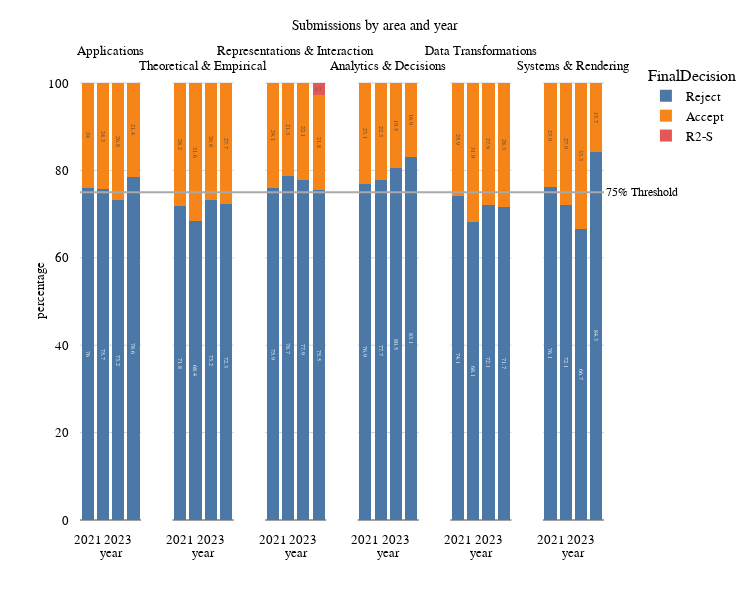

Notebook cell for this chart:
### Markdown cell above
#### Acceptance Rates in Areas

### Code cell
recent_submissions = submissions[submissions['year'] != 2020]
tmptotal = (recent_submissions
    .value_counts(['Area', 'year'])
    .reset_index()
    .rename(columns = {'count': 'total'})
)
tmp = (recent_submissions
    .value_counts(['Area', 'FinalDecision', 'year'])
    .reset_index()
    # .rename(columns = {0: 'count'})
)
tmpfinal = pd.merge(left=tmp, right=tmptotal, on=['Area','year'])
tmpfinal['percentage']= round(tmpfinal['count']/tmpfinal['total'] *1000)/10.0
fig = px.bar(tmpfinal,
    x = 'year',
    y = 'percentage',
    barmode = 'stack',
    orientation = 'v',
    color = 'FinalDecision',
    text = 'percentage',
    custom_data = ['FinalDecision'],
    facet_col='Area',
    category_orders = {"year": [2021,2022, 2023, 2024]},
    facet_col_spacing=0.06, # default is 0.03
    ).update_layout(
        title = 'Submissions by area and year',
        xaxis_title = 'year',
        legend=dict(
            yanchor="top",
            y=1,  # Adjust legends y-position
            xanchor="left",
            x=1.08,  # ... and x-position to avoid overlapping
        ),
        **aspect(0.8)
    ).update_xaxes(type='category').update_traces(
        hovertemplate = '%{y}% of submissions in %{x} have decision %{customdata[0]}<extra></extra>',
    )
fig.for_each_annotation(lambda a: a.update(text=a.text.split("=")[-1]))
for i,a in enumerate(fig.layout.annotations):
    if (i%2):
        a.update(yshift=-15)

# Add horizontal line at 75% for each subplot
fig.add_shape(
    type="line",
    x0=0, x1=1,  # from the left to the right of the plot
    y0=75, y1=75,  # at y = 75% on the y-axis
    xref='paper',  # relative to the entire plot width
    yref='y',  # relative to the y-axis
    line=dict(color="Darkgray", width=2),
)
# Add a label next to the line at 75%
fig.add_annotation(
    x=1,  # Position near the end of the plot (right side)
    y=75,  # Position at 75% on the y-axis
    xref='paper',  # Relative to the entire plot width
    yref='y',  # Relative to the y-axis
    text="75% Threshold",  # The label text
    showarrow=False,  # No arrow, just text
    font=dict(size=12, color="Black"),  # Customize the font size and color
    xanchor='left',  # Anchor the text to the left side of the x-position
    yanchor='middle'  # Center the text vertically on the y-position
)
fig.show(config=config)

### Figure 1 — Plotly figure (JSON) as saved in the notebook; plotly's stock layout.template omitted (floating-point values rounded to 4 significant figures)
{"data": [{"alignmentgroup": "True", "customdata": [["Reject"], ["Reject"], ["Reject"], ["Reject"]], "hovertemplate": "%{y}% of submissions in %{x} have decision %{customdata[0]}<extra></extra>", "legendgroup": "Reject", "marker": {"color": "#4C78A8", "pattern": {"shape": ""}}, "name": "Reject", "offsetgroup": "Reject", "orientation": "v", "showlegend": true, "text": [78.6, 73.2, 75.7, 76], "textposition": "auto", "type": "bar", "x": [2024, 2023, 2022, 2021], "xaxis": "x", "y": [78.6, 73.2, 75.7, 76], "yaxis": "y"}, {"alignmentgroup": "True", "customdata": [["Reject"], ["Reject"], ["Reject"], ["Reject"]], "hovertemplate": "%{y}% of submissions in %{x} have decision %{customdata[0]}<extra></extra>", "legendgroup": "Reject", "marker": {"color": "#4C78A8", "pattern": {"shape": ""}}, "name": "Reject", "offsetgroup": "Reject", "orientation": "v", "showlegend": false, "text": [73.2, 72.3, 68.4, 71.8], "textposition": "auto", "type": "bar", "x": [2023, 2024, 2022, 2021], "xaxis": "x2", "y": [73.2, 72.3, 68.4, 71.8], "yaxis": "y2"}, {"alignmentgroup": "True", "customdata": [["Reject"], ["Reject"], ["Reject"], ["Reject"]], "hovertemplate": "%{y}% of submissions in %{x} have decision %{customdata[0]}<extra></extra>", "legendgroup": "Reject", "marker": {"color": "#4C78A8", "pattern": {"shape": ""}}, "name": "Reject", "offsetgroup": "Reject", "orientation": "v", "showlegend": false, "text": [75.5, 77.9, 75.9, 78.7], "textposition": "auto", "type": "bar", "x": [2024, 2023, 2021, 2022], "xaxis": "x3", "y": [75.5, 77.9, 75.9, 78.7], "yaxis": "y3"}, {"alignmentgroup": "True", "customdata": [["Reject"], ["Reject"], ["Reject"], ["Reject"]], "hovertemplate": "%{y}% of submissions in %{x} have decision %{customdata[0]}<extra></extra>", "legendgroup": "Reject", "marker": {"color": "#4C78A8", "pattern": {"shape": ""}}, "name": "Reject", "offsetgroup": "Reject", "orientation": "v", "showlegend": false, "text": [77.7, 80.5, 83.1, 76.9], "textposition": "auto", "type": "bar", "x": [2022, 2023, 2024, 2021], "xaxis": "x4", "y": [77.7, 80.5, 83.1, 76.9], "yaxis": "y4"}, {"alignmentgroup": "True", "customdata": [["Reject"], ["Reject"], ["Reject"], ["Reject"]], "hovertemplate": "%{y}% of submissions in %{x} have decision %{customdata[0]}<extra></extra>", "legendgroup": "Reject", "marker": {"color": "#4C78A8", "pattern": {"shape": ""}}, "name": "Reject", "offsetgroup": "Reject", "orientation": "v", "showlegend": false, "text": [72.1, 74.1, 71.7, 68.1], "textposition": "auto", "type": "bar", "x": [2023, 2021, 2024, 2022], "xaxis": "x5", "y": [72.1, 74.1, 71.7, 68.1], "yaxis": "y5"}, {"alignmentgroup": "True", "customdata": [["Reject"], ["Reject"], ["Reject"], ["Reject"]], "hovertemplate": "%{y}% of submissions in %{x} have decision %{customdata[0]}<extra></extra>", "legendgroup": "Reject", "marker": {"color": "#4C78A8", "pattern": {"shape": ""}}, "name": "Reject", "offsetgroup": "Reject", "orientation": "v", "showlegend": false, "text": [84.3, 66.7, 76.1, 72.1], "textposition": "auto", "type": "bar", "x": [2024, 2023, 2021, 2022], "xaxis": "x6", "y": [84.3, 66.7, 76.1, 72.1], "yaxis": "y6"}, {"alignmentgroup": "True", "customdata": [["Accept"], ["Accept"], ["Accept"], ["Accept"]], "hovertemplate": "%{y}% of submissions in %{x} have decision %{customdata[0]}<extra></extra>", "legendgroup": "Accept", "marker": {"color": "#F58518", "pattern": {"shape": ""}}, "name": "Accept", "offsetgroup": "Accept", "orientation": "v", "showlegend": true, "text": [21.4, 26.8, 24.3, 24], "textposition": "auto", "type": "bar", "x": [2024, 2023, 2022, 2021], "xaxis": "x", "y": [21.4, 26.8, 24.3, 24], "yaxis": "y"}, {"alignmentgroup": "True", "customdata": [["Accept"], ["Accept"], ["Accept"], ["Accept"]], "hovertemplate": "%{y}% of submissions in %{x} have decision %{customdata[0]}<extra></extra>", "legendgroup": "Accept", "marker": {"color": "#F58518", "pattern": {"shape": ""}}, "name": "Accept", "offsetgroup": "Accept", "orientation": "v", "showlegend": false, "text": [26.8, 31.6, 27.7, 28.2], "textposition": "auto", "type": "bar", "x": [2023, 2022, 2024, 2021], "xaxis": "x2", "y": [26.8, 31.6, 27.7, 28.2], "yaxis": "y2"}, {"alignmentgroup": "True", "customdata": [["Accept"], ["Accept"], ["Accept"], ["Accept"]], "hovertemplate": "%{y}% of submissions in %{x} have decision %{customdata[0]}<extra></extra>", "legendgroup": "Accept", "marker": {"color": "#F58518", "pattern": {"shape": ""}}, "name": "Accept", "offsetgroup": "Accept", "orientation": "v", "showlegend": false, "text": [21.8, 24.1, 22.1, 21.3], "textposition": "auto", "type": "bar", "x": [2024, 2021, 2023, 2022], "xaxis": "x3", "y": [21.8, 24.1, 22.1, 21.3], "yaxis": "y3"}, {"alignmentgroup": "True", "customdata": [["Accept"], ["Accept"], ["Accept"], ["Accept"]], "hovertemplate": "%{y}% of submissions in %{x} have decision %{customdata[0]}<extra></extra>", "legendgroup": "Accept", "marker": {"color": "#F58518", "pattern": {"shape": ""}}, "name": "Accept", "offsetgroup": "Accept", "orientation": "v", "showlegend": false, "text": [22.3, 23.1, 19.5, 16.9], "textposition": "auto", "type": "bar", "x": [2022, 2021, 2023, 2024], "xaxis": "x4", "y": [22.3, 23.1, 19.5, 16.9], "yaxis": "y4"}, {"alignmentgroup": "True", "customdata": [["Accept"], ["Accept"], ["Accept"], ["Accept"]], "hovertemplate": "%{y}% of submissions in %{x} have decision %{customdata[0]}<extra></extra>", "legendgroup": "Accept", "marker": {"color": "#F58518", "pattern": {"shape": ""}}, "name": "Accept", "offsetgroup": "Accept", "orientation": "v", "showlegend": false, "text": [27.9, 28.3, 31.9, 25.9], "textposition": "auto", "type": "bar", "x": [2023, 2024, 2022, 2021], "xaxis": "x5", "y": [27.9, 28.3, 31.9, 25.9], "yaxis": "y5"}, {"alignmentgroup": "True", "customdata": [["Accept"], ["Accept"], ["Accept"], ["Accept"]], "hovertemplate": "%{y}% of submissions in %{x} have decision %{customdata[0]}<extra></extra>", "legendgroup": "Accept", "marker": {"color": "#F58518", "pattern": {"shape": ""}}, "name": "Accept", "offsetgroup": "Accept", "orientation": "v", "showlegend": false, "text": [33.3, 27.9, 23.9, 15.7], "textposition": "auto", "type": "bar", "x": [2023, 2022, 2021, 2024], "xaxis": "x6", "y": [33.3, 27.9, 23.9, 15.7], "yaxis": "y6"}, {"alignmentgroup": "True", "customdata": [["R2-S"]], "hovertemplate": "%{y}% of submissions in %{x} have decision %{customdata[0]}<extra></extra>", "legendgroup": "R2-S", "marker": {"color": "#E45756", "pattern": {"shape": ""}}, "name": "R2-S", "offsetgroup": "R2-S", "orientation": "v", "showlegend": true, "text": [2.7], "textposition": "auto", "type": "bar", "x": [2024], "xaxis": "x3", "y": [2.7], "yaxis": "y3"}], "layout": {"annotations": [{"showarrow": false, "text": "Applications", "x": 0.05833, "xanchor": "center", "xref": "paper", "y": 1, "yanchor": "bottom", "yref": "paper"}, {"showarrow": false, "text": "Theoretical & Empirical", "x": 0.235, "xanchor": "center", "xref": "paper", "y": 1, "yanchor": "bottom", "yref": "paper", "yshift": -15}, {"showarrow": false, "text": "Representations & Interaction", "x": 0.4117, "xanchor": "center", "xref": "paper", "y": 1, "yanchor": "bottom", "yref": "paper"}, {"showarrow": false, "text": "Analytics & Decisions", "x": 0.5883, "xanchor": "center", "xref": "paper", "y": 1, "yanchor": "bottom", "yref": "paper", "yshift": -15}, {"showarrow": false, "text": "Data Transformations", "x": 0.765, "xanchor": "center", "xref": "paper", "y": 1, "yanchor": "bottom", "yref": "paper"}, {"showarrow": false, "text": "Systems & Rendering", "x": 0.9417, "xanchor": "center", "xref": "paper", "y": 1, "yanchor": "bottom", "yref": "paper", "yshift": -15}, {"font": {"color": "Black", "size": 12}, "showarrow": false, "text": "75% Threshold", "x": 1, "xanchor": "left", "xref": "paper", "y": 75, "yanchor": "middle", "yref": "y"}], "barmode": "stack", "height": 600, "legend": {"title": {"text": "FinalDecision"}, "tracegroupgap": 0, "x": 1.08, "xanchor": "left", "y": 1, "yanchor": "top"}, "margin": {"t": 60}, "shapes": [{"line": {"color": "Darkgray", "width": 2}, "type": "line", "x0": 0, "x1": 1, "xref": "paper", "y0": 75, "y1": 75, "yref": "y"}], "title": {"text": "Submissions by area and year"}, "width": 750, "xaxis": {"anchor": "y", "categoryarray": [2021, 2022, 2023, 2024], "categoryorder": "array", "domain": [0, 0.1167], "title": {"text": "year"}, "type": "category"}, "xaxis2": {"anchor": "y2", "categoryarray": [2021, 2022, 2023, 2024], "categoryorder": "array", "domain": [0.1767, 0.2933], "matches": "x", "title": {"text": "year"}, "type": "category"}, "xaxis3": {"anchor": "y3", "categoryarray": [2021, 2022, 2023, 2024], "categoryorder": "array", "domain": [0.3533, 0.47], "matches": "x", "title": {"text": "year"}, "type": "category"}, "xaxis4": {"anchor": "y4", "categoryarray": [2021, 2022, 2023, 2024], "categoryorder": "array", "domain": [0.53, 0.6467], "matches": "x", "title": {"text": "year"}, "type": "category"}, "xaxis5": {"anchor": "y5", "categoryarray": [2021, 2022, 2023, 2024], "categoryorder": "array", "domain": [0.7067, 0.8233], "matches": "x", "title": {"text": "year"}, "type": "category"}, "xaxis6": {"anchor": "y6", "categoryarray": [2021, 2022, 2023, 2024], "categoryorder": "array", "domain": [0.8833, 1], "matches": "x", "title": {"text": "year"}, "type": "category"}, "yaxis": {"anchor": "x", "domain": [0, 1], "title": {"text": "percentage"}}, "yaxis2": {"anchor": "x2", "domain": [0, 1], "matches": "y", "showticklabels": false}, "yaxis3": {"anchor": "x3", "domain": [0, 1], "matches": "y", "showticklabels": false}, "yaxis4": {"anchor": "x4", "domain": [0, 1], "matches": "y", "showticklabels": false}, "yaxis5": {"anchor": "x5", "domain": [0, 1], "matches": "y", "showticklabels": false}, "yaxis6": {"anchor": "x6", "domain": [0, 1], "matches": "y", "showticklabels": false}}}
